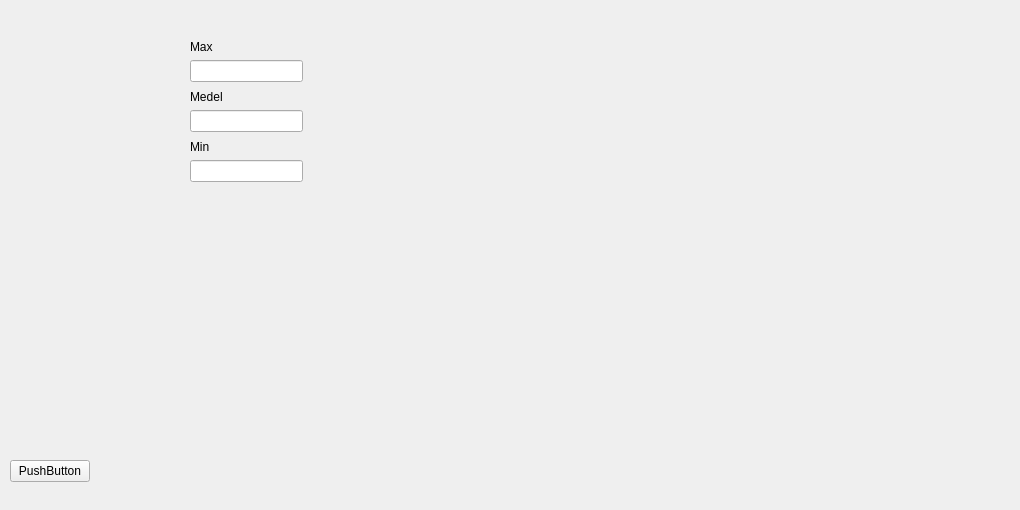
       <widget class="QWidget" name="tab_13">
        <attribute name="title">
         <string>Tot skuld</string>
        </attribute>
        <widget class="QwtPlot" name="qwtPlotCurrAssTotLiab_12">
         <property name="geometry">
          <rect>
           <x>330</x>
           <y>10</y>
           <width>681</width>
           <height>491</height>
          </rect>
         </property>
        </widget>
        <widget class="QLabel" name="label_66">
         <property name="geometry">
          <rect>
           <x>190</x>
           <y>90</y>
           <width>59</width>
           <height>14</height>
          </rect>
         </property>
         <property name="text">
          <string>Medel</string>
         </property>
        </widget>
        <widget class="QLabel" name="label_67">
         <property name="geometry">
          <rect>
           <x>190</x>
           <y>140</y>
           <width>59</width>
           <height>14</height>
          </rect>
         </property>
         <property name="text">
          <string>Min</string>
         </property>
        </widget>
        <widget class="QLineEdit" name="lineEditMinCurrAssTotLiab">
         <property name="geometry">
          <rect>
           <x>190</x>
           <y>160</y>
           <width>113</width>
           <height>22</height>
          </rect>
         </property>
        </widget>
        <widget class="QLabel" name="label_68">
         <property name="geometry">
          <rect>
           <x>190</x>
           <y>40</y>
           <width>59</width>
           <height>14</height>
          </rect>
         </property>
         <property name="text">
          <string>Max</string>
         </property>
        </widget>
        <widget class="QLabel" name="labelResCurrAssetTotLiab">
         <property name="geometry">
          <rect>
           <x>190</x>
           <y>20</y>
           <width>131</width>
           <height>16</height>
          </rect>
         </property>
         <property name="text">
          <string/>
         </property>
        </widget>
        <widget class="QLineEdit" name="lineEditMaxCurrAssTotLiab">
         <property name="geometry">
          <rect>
           <x>190</x>
           <y>60</y>
           <width>113</width>
           <height>22</height>
          </rect>
         </property>
        </widget>
        <widget class="QLineEdit" name="lineEditAvgCurrAssTotLiab">
         <property name="geometry">
          <rect>
           <x>190</x>
           <y>110</y>
           <width>113</width>
           <height>22</height>
          </rect>
         </property>
        </widget>
        <widget class="QPushButton" name="pushButton_2">
         <property name="geometry">
          <rect>
           <x>10</x>
           <y>460</y>
           <width>80</width>
           <height>22</height>
          </rect>
         </property>
         <property name="text">
          <string>PushButton</string>
         </property>
        </widget>
       </widget>
